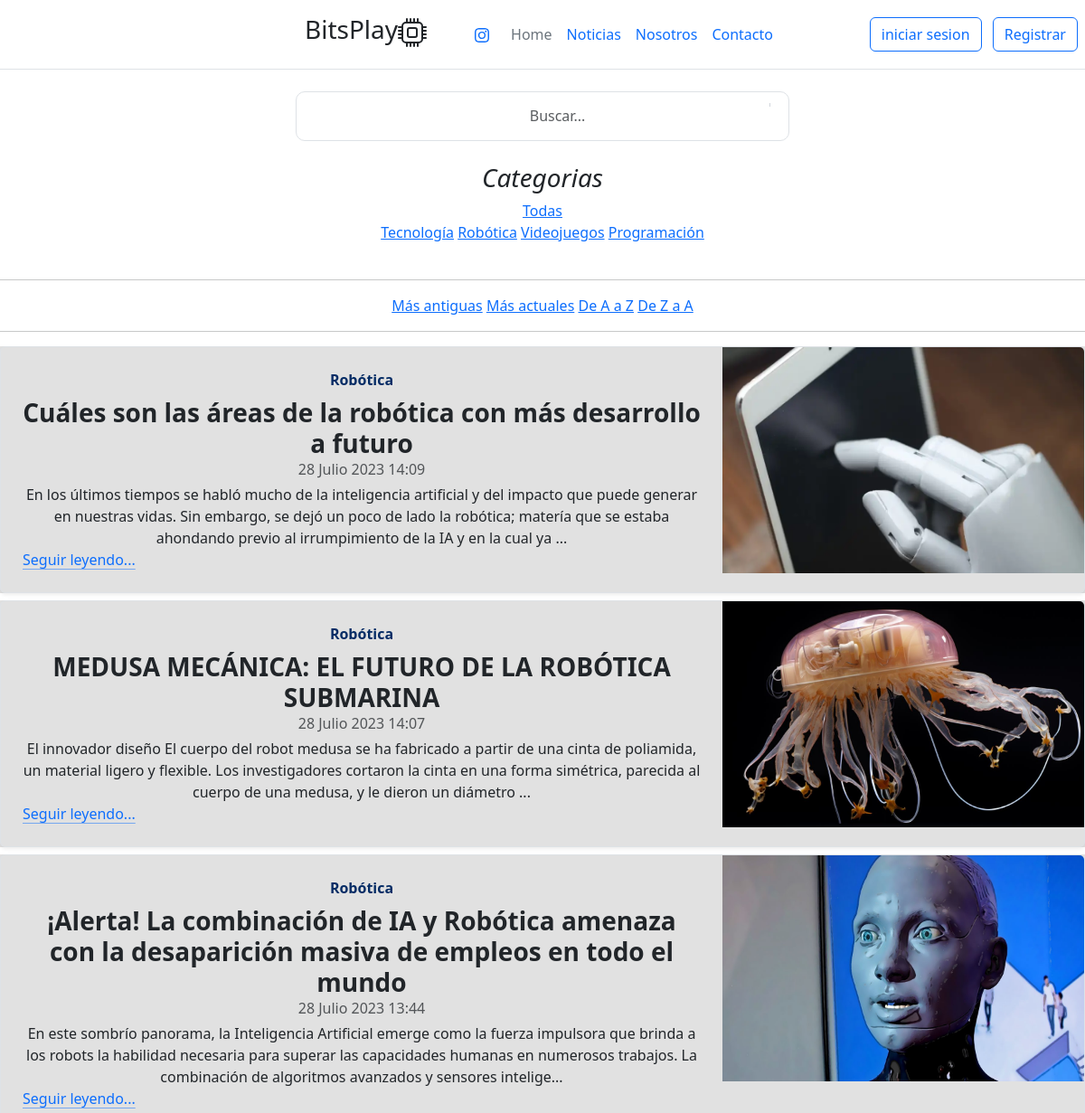
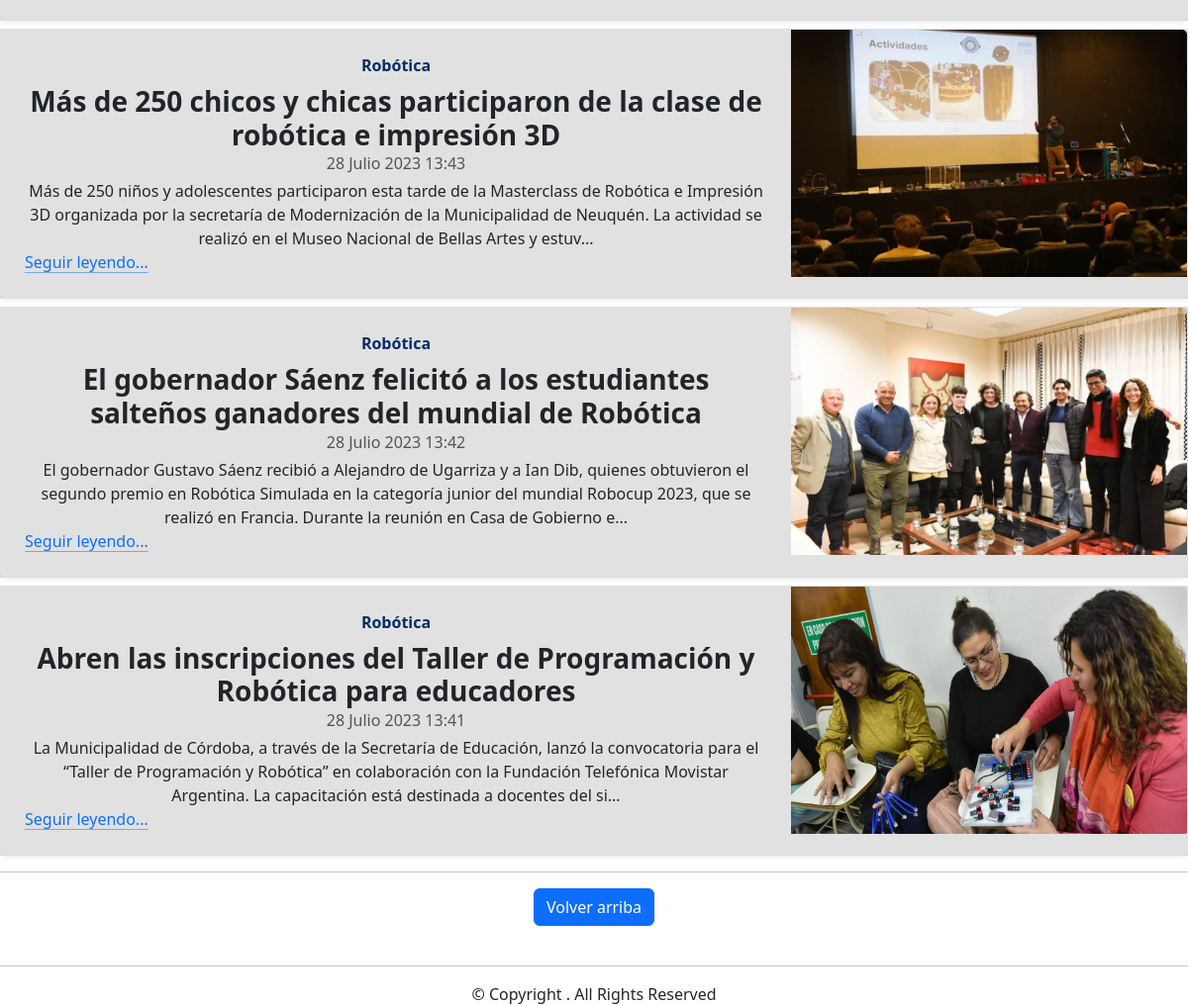
/noticias/?id=3, run on the app's committed database (2 pictures, top to bottom).
### apps/noticias/models.py (models this page shows, shortened)
class Categoria(models.Model):
    nombre = models.CharField(max_length=50)
    def __str__(self) -> str:
        return self.nombre

class Noticia(models.Model):
    titulo = models.CharField(max_length=150)
    cuerpo = models.TextField()
    fecha = models.DateTimeField(auto_now_add=True)
    imagen = models.ImageField(upload_to='noticias')
    categoria_noticia = models.ForeignKey(Categoria, on_delete=models.CASCADE)

### apps/noticias/views.py (the view)
# urls.py: path("", views.inicio, name= "inicio"),
def inicio(request):
    contexto = {}
    queryset = request.GET.get("buscar")
    fecha = request.GET.get('fecha')
    orden = request.GET.get('orden')
    if queryset:
        n = Noticia.objects.filter(
            Q(tituloicontains = queryset) |
            Q(cuerpoicontains = queryset) |
            Q(categoria_noticia__nombre = queryset)
        ).distinct().order_by('-fecha')[0:2]
        filtrar_noticia(fecha, orden, contexto)['noticias'] = n
        return render(request, 'noticias/inicio.html',contexto)
    else:
        id_categoria = request.GET.get('id', None)
        if id_categoria:
            n = Noticia.objects.filter(categoria_noticia=id_categoria).order_by('-fecha')
        else:
            n = Noticia.objects.all().order_by('-fecha') # una lista
        filtrar_noticia(fecha, orden, contexto)['noticias'] = n
        cat = Categoria.objects.all()
        filtrar_noticia(fecha, orden, contexto)['categorias'] = cat
        return render(request, 'noticias/inicio.html', contexto)

### apps/noticias/views.py (called while the page is built)
def filtrar_noticia(fecha, orden, contexto):
    if fecha == 'asc':
        noticias = Noticia.objects.all().order_by('fecha')
        contexto['noticias'] = noticias
    elif fecha == 'des':
        noticias= Noticia.objects.all().order_by('-fecha')
        contexto['noticias'] = noticias
    if orden == 'asc':
        noticias = Noticia.objects.all().order_by('titulo')
        contexto['noticias'] = noticias
    elif orden == 'des':
        noticias = Noticia.objects.all().order_by('-titulo')
        contexto['noticias'] = noticias
    return contexto

### templates/noticias/inicio.html (shortened to what this page needs)
{% extends 'base.html' %}
{% load static %}
{% block contenido%}
{% block barra_busqueda %}
    <div class="container">
        <div class="row height d-flex justify-content-center align-items-center">
          <div class="col-md-6">
            <form method="get">
                <div class="form">
                  <input type="text" class="form-control form-input" placeholder="Buscar..." name = "buscar" value = "{{ request.GET.buscar }}">
                  <span class="left-pan"></i></span>
                </div>
            </form>
          </div>
        </div>
      </div>
{% endblock barra_busqueda %}
<aside>
    <div class="p-4">
        <h3 class="fst-italic">Categorias</h3>
        <ol class="list-unstyled mb-0">
            <li><a href="{% url 'noticias:inicio' %}"> Todas</a></li>
            <li>{% for c in categorias %}
                <a href="?id={{c.pk}}">{{c.nombre}}</a>
                {% endfor %}
            </li>
        </ol>
    </div>
</aside>
<hr>
<a href="{% url 'noticias:inicio' %}?fecha=asc ">Más antiguas</a>
<a href="{% url 'noticias:inicio' %}?fecha=des ">Más actuales</a>
<a href="{% url 'noticias:inicio' %}?orden=asc ">De A a Z</a>
<a href="{% url 'noticias:inicio' %}?orden=des ">De Z a A</a>
<hr>
{% for noticia in noticias %}
    <div class="contenedor">
    <div class="row mb-2">
        <div class="col-md-16">
            <div class="row g-0 border rounded overflow-hidden flex-md-row mb-8 shadow-sm h-md-250 position-relative">
                <div class="col p-4 d-flex flex-column position-static">
                    <strong class="d-inline-block mb-2 text-primary-emphasis">{{noticia.categoria_noticia}}</strong>
                    <h3 class="mb-0"><strong>{{ noticia.titulo }}</strong></h3>
                    <div class="mb-1 text-body-secondary">{{noticia.fecha}}</div>
                    <p class="card-text mb-auto">{{ noticia.cuerpo|slice:250 }}...</p>
                    <a href="{% url 'noticias:detalle' noticia.pk %}"
                        class="icon-link gap-1 icon-link-hover stretched-link">
                        Seguir leyendo...
                        <svg class="bi">
                            <use xlink:href="#chevron-right"></use>
                        </svg>
                    </a>
                </div>
                <div class="col-auto d-none d-lg-block">
                    <img class="bd-placeholder-img" src="{{ noticia.imagen.url }}" width="400" height="250"
                        xmlns="http://www.w3.org/2000/svg" role="img" aria-label="Placeholder: Thumbnail"
                        preserveAspectRatio="xMidYMid slice" focusable="false">
                </div>
            </div>
        </div>
    </div>
</div>
{% endfor %}
<hr>
  <button  id="btnVolverArriba" width="52" height="52" class="btn btn-primary" >Volver arriba</button>
{% endblock contenido%}

### static/css/main.css (style rules this page uses)
.contenedor { background-color: rgb(225, 225, 225); }
* { text-align: center; }
.form { position: relative; }
.form span { position: absolute; right: 17px; top: 13px; padding: 2px; border-left: 1px solid #d1d5db; }
.left-pan { padding-left: 7px; }
.form-input { height: 55px; text-indent: 33px; border-radius: 10px; }

### data on the page
Categoria: nombre "Tecnología"
Categoria: nombre "Robótica"
Categoria: nombre "Videojuegos"
Categoria: nombre "Programación"
Noticia: categoria_noticia "Robótica", titulo "Cuáles son las áreas de la robótica con más desarrollo a futuro", fecha "28 Julio 2023 14:09", cuerpo "En los últimos tiempos se habló mucho de la inteligencia artificial y del impacto que puede generar en nuestras vidas. Sin embargo, se dejó un poco de lado la robótica; matería que se estaba ahondando previo al irrumpimiento de la IA y en la cual ya", imagen (picture)
Noticia: categoria_noticia "Robótica", titulo "MEDUSA MECÁNICA: EL FUTURO DE LA ROBÓTICA SUBMARINA", fecha "28 Julio 2023 14:07", cuerpo "El innovador diseño El cuerpo del robot medusa se ha fabricado a partir de una cinta de poliamida, un material ligero y flexible. Los investigadores cortaron la cinta en una forma simétrica, parecida al cuerpo de una medusa, y le dieron un diámetro", imagen (picture)
Noticia: categoria_noticia "Robótica", titulo "¡Alerta! La combinación de IA y Robótica amenaza con la desaparición masiva de empleos en todo el mundo", fecha "28 Julio 2023 13:44", cuerpo "En este sombrío panorama, la Inteligencia Artificial emerge como la fuerza impulsora que brinda a los robots la habilidad necesaria para superar las capacidades humanas en numerosos trabajos. La combinación de algoritmos avanzados y sensores intelige", imagen (picture)
Noticia: categoria_noticia "Robótica", titulo "Más de 250 chicos y chicas participaron de la clase de robótica e impresión 3D", fecha "28 Julio 2023 13:43", cuerpo "Más de 250 niños y adolescentes participaron esta tarde de la Masterclass de Robótica e Impresión 3D organizada por la secretaría de Modernización de la Municipalidad de Neuquén. La actividad se realizó en el Museo Nacional de Bellas Artes y estuv", imagen (picture)
Noticia: categoria_noticia "Robótica", titulo "El gobernador Sáenz felicitó a los estudiantes salteños ganadores del mundial de Robótica", fecha "28 Julio 2023 13:42", cuerpo "El gobernador Gustavo Sáenz recibió a Alejandro de Ugarriza y a Ian Dib, quienes obtuvieron el segundo premio en Robótica Simulada en la categoría junior del mundial Robocup 2023, que se realizó en Francia. Durante la reunión en Casa de Gobierno e", imagen (picture)
Noticia: categoria_noticia "Robótica", titulo "Abren las inscripciones del Taller de Programación y Robótica para educadores", fecha "28 Julio 2023 13:41", cuerpo "La Municipalidad de Córdoba, a través de la Secretaría de Educación, lanzó la convocatoria para el “Taller de Programación y Robótica” en colaboración con la Fundación Telefónica Movistar Argentina. La capacitación está destinada a docentes del si", imagen (picture)
